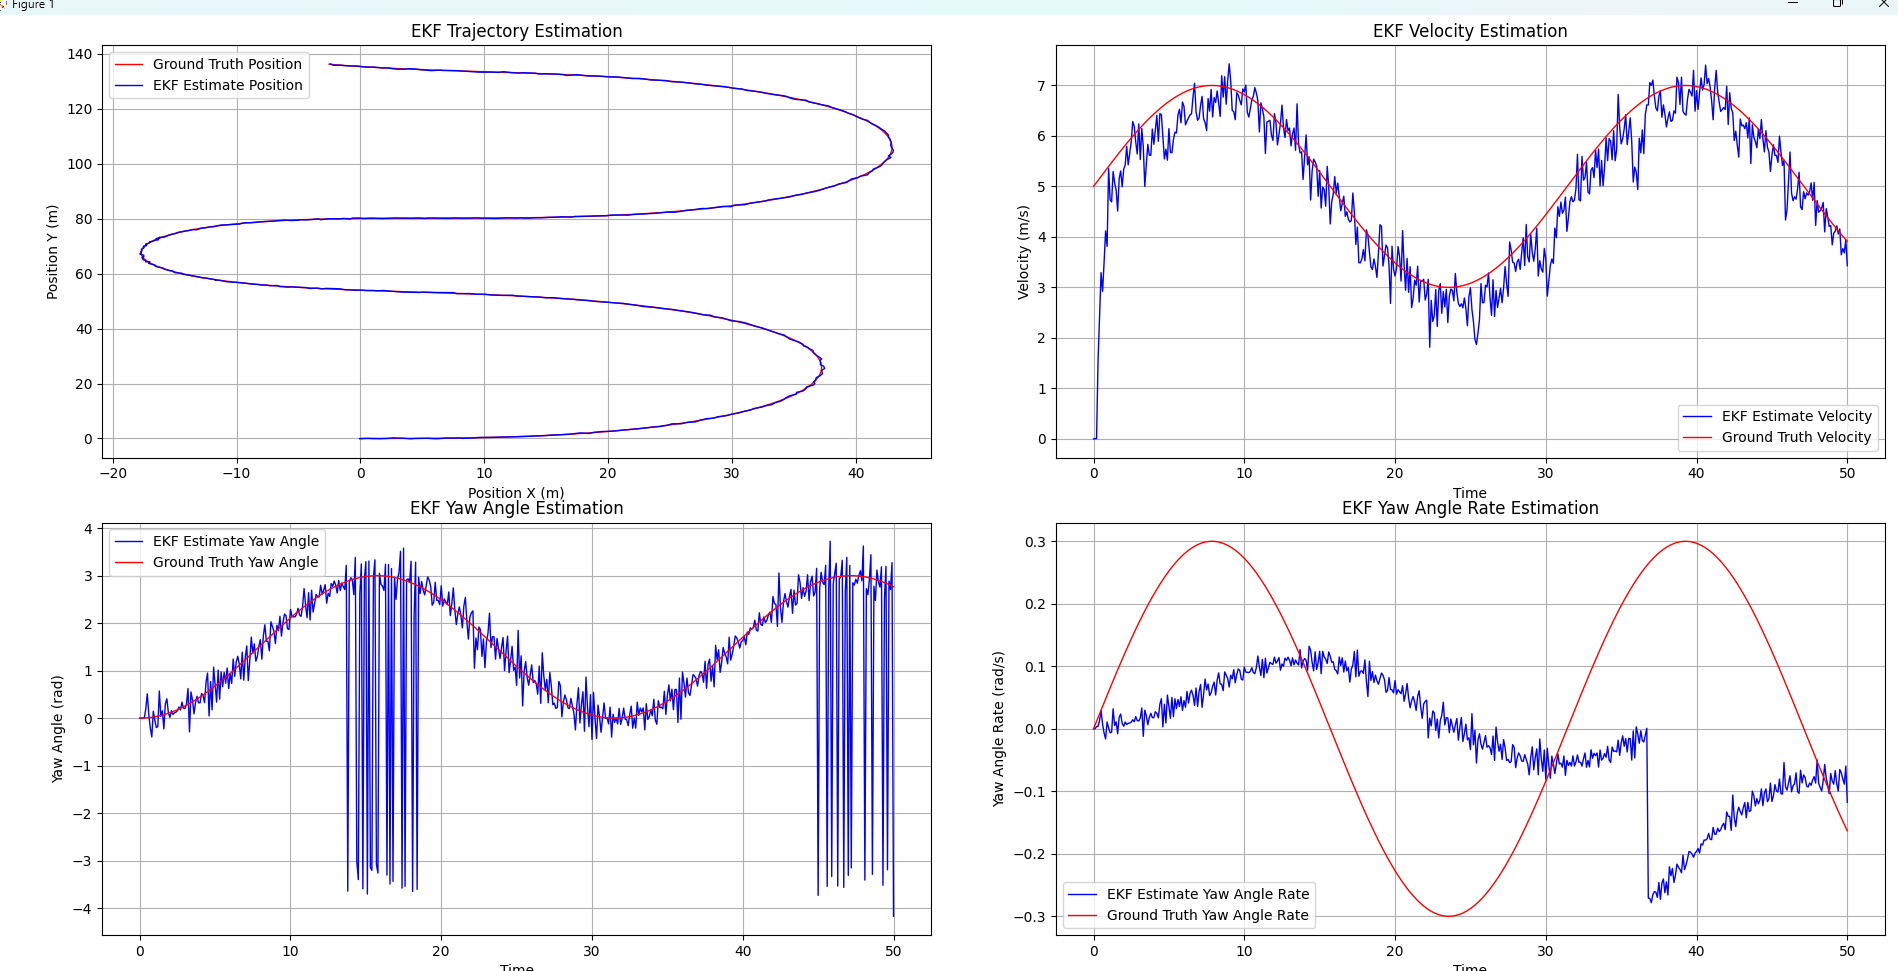

This figure's Python source:
import numpy as np
import matplotlib.pyplot as plt

# Function calculate process jacobian
def calculate_jacobian(x_t, dt):
    v = x_t[2]
    yaw = x_t[3]
    yaw_rate = x_t[4]
    
    if abs(yaw_rate) > 1e-3:  # Non-zero yaw rate
        S = -np.sin(yaw) + np.sin(yaw + yaw_rate * dt)
        C = np.cos(yaw) - np.cos(yaw + yaw_rate * dt)
        F = (v * dt / yaw_rate) * np.cos(yaw + yaw_rate * dt) - (v / yaw_rate**2) * S
        G = (v * dt / yaw_rate) * np.sin(yaw + yaw_rate * dt) - (v / yaw_rate**2) * C
    else:  # Zero yaw rate (straight-line motion)
        S = 0  # S becomes 0
        C = 0  # C becomes 0
        F = v * dt * np.cos(yaw)  # Simplified term
        G = v * dt * np.sin(yaw)  # Simplified term
    
    # Construct the Jacobian matrix
    G_t_plus_1 = np.array([
        [1, 0, S / (yaw_rate if abs(yaw_rate) > 1e-3 else 1), -v * C / (yaw_rate if abs(yaw_rate) > 1e-3 else 1), F],
        [0, 1, C / (yaw_rate if abs(yaw_rate) > 1e-3 else 1),  v * S / (yaw_rate if abs(yaw_rate) > 1e-3 else 1), G],
        [0, 0, 1,            0,                0],
        [0, 0, 0,            1,                dt],
        [0, 0, 0,            0,                1]
    ])
    
    return G_t_plus_1


# Function calculate radar measurement jacobian 
def radar_jacobian(x_t_plus_1_pred):
    px = x_t_plus_1_pred[0]
    py = x_t_plus_1_pred[1]
    v = x_t_plus_1_pred[2]
    yaw = x_t_plus_1_pred[3]

    P = np.sqrt(px**2 + py**2)
    if P < 1e-3:  # Avoid division by zero
        raise ValueError("Range is too small to compute the Jacobian.")
    
    P1 = py * np.cos(yaw) - px * np.sin(yaw)
    P2 = px * np.cos(yaw) + py * np.sin(yaw)

    # Construct the Jacobian matrix
    H_t_plus_1_radar = np.array([
        [px / P, py / P, 0, 0, 0],
        [-py / P**2, px / P**2, 0, 0, 0],
        [(py * v * P1) / P, -(px * v * P1) / P, P2 / P, v * P1 / P, 0]
    ])

    return H_t_plus_1_radar


# Time settings
dt = 0.1  # Time step (s)
t = np.arange(0, 50 + dt, dt)  # Simulation duration

# Ground truth values for velocity and yaw rate(Constant)
v = 5 + 2 * np.sin(0.2 * t)  # Velocity varying as a sine wave
yaw_rate_t = 0.3 * np.sin(0.2 * t)

# Initialize arrays for states variables 
px_gt = np.zeros_like(t)  # Position X
py_gt = np.zeros_like(t)  # Position Y
yaw_gt = np.zeros_like(t)  # Yaw angle

# Ground truth state variable at each time step
for k in range(0, len(t)-1):
    if abs(yaw_rate_t[k]) > 1e-3:  # If yaw rate is non-zero
        px_gt[k + 1] = px_gt[k] + (v[k] / yaw_rate_t[k]) * (np.sin(yaw_gt[k] + yaw_rate_t[k] * dt) - np.sin(yaw_gt[k]))
        py_gt[k + 1] = py_gt[k] + (v[k] / yaw_rate_t[k]) * (-np.cos(yaw_gt[k] + yaw_rate_t[k] * dt) + np.cos(yaw_gt[k]))
    else:  # If yaw rate is zero
        px_gt[k + 1] = px_gt[k] + v[k] * np.cos(yaw_gt[k]) * dt
        py_gt[k + 1] = py_gt[k] + v[k] * np.sin(yaw_gt[k]) * dt

    yaw_gt[k+1] = yaw_gt[k] + yaw_rate_t[k] * dt 
    yaw_gt[k+1] = (yaw_gt[k+1] + np.pi) % (2 * np.pi) - np.pi

x_ground_truth = np.zeros((5, len(t)))
x_ground_truth[0, :] = px_gt  # Position X
x_ground_truth[1, :] = py_gt  # Position Y
x_ground_truth[2, :] = v      # Velocity (constant)
x_ground_truth[3, :] = yaw_gt  # Yaw angle
x_ground_truth[4, :] = yaw_rate_t  # Yaw rate (constant

# Process noise parameters 
sigma_a = 2.0  # Standard deviation of linear acceleration (m/s^2)
sigma_ax = 3.0  # Standard deviation of x-axis acceleration (m/s^2)
sigma_ay = 1.5  # Standard deviation of y-axis acceleration (m/s^2)
sigma_yawdd = 0.9  # Standard deviation of yaw acceleration (rad/s^2)
sigma_yawrate = 0.2  # Standard deviation of yaw rate (rad/s)


# Initialize process noise covariance matrix
dt2 = dt ** 2
dt3 = dt ** 3
dt4 = dt ** 4
R =  np.array([
        [dt4 / 4 * sigma_ax**2, 0, dt3 / 2 * sigma_a**2, 0, 0],
        [0, dt4 / 4 * sigma_ay**2, dt3 / 2 * sigma_ay**2, 0, 0],
        [dt3 / 2 * sigma_ax**2, dt3 / 2 * sigma_ay**2, dt2 * sigma_a**2, 0, 0],
        [0, 0, 0, dt2 * sigma_yawrate**2, 0],
        [0, 0, 0, 0, dt2 * sigma_yawdd**2]
    ])


# Sensor noise parameters
sigma_px = 0.1  # LiDAR position noise
sigma_py = 0.1 
sigma_rho = 0.05  # Radar range noise
sigma_phi = 0.1  # Radar angle noise
sigma_rho_dot = 0.05  # Radar range rate noise

# Initialize measurement noise covariance matrices for Lidar and Radar
Q_lidar = np.diag([sigma_px**2, sigma_py**2])  # LiDAR measurement noise
Q_radar = np.diag([sigma_rho**2, sigma_phi**2, sigma_rho_dot**2])  # Radar measurement noise


# Generate noisy sensor measurements for Lidar in each time step 
px_lidar = px_gt + np.random.randn(len(px_gt)) * sigma_px  
py_lidar = py_gt + np.random.randn(len(py_gt)) * sigma_py  

# Generate noisy sensor measurements for Radar in each time step
rho_radar = np.sqrt(px_gt**2 + py_gt**2) + np.random.randn(len(px_gt)) * sigma_rho
phi_radar = np.arctan2(py_gt, px_gt) + np.random.randn(len(px_gt)) * sigma_phi
rho_dot_radar = (px_gt * v * np.cos(yaw_gt) + py_gt * v * np.sin(yaw_gt)) / rho_radar + np.random.randn(len(px_gt)) * sigma_rho_dot

# Initial state and covariance
x_t = np.array([px_lidar[0], py_lidar[0], 0, 0, 0])  # Initial state /x_0
Sigma_t= np.eye(5)  # Initial covariance / Sigma_0
Sigma_t[0][0] = 1.0
Sigma_t[1][1] = 1.0
Sigma_t[2][2] = np.sqrt(1000)
Sigma_t[3][3] = np.sqrt(1000)
Sigma_t[4][4] = np.sqrt(1000)


# Storage for EKF results
x_estimates = np.zeros((5, len(t)))
x_estimates[:, 0] = x_t
# EKF Loop
for k in range(0, len(t)-1):
    x_t = x_estimates[:,k]
    Px_t = x_t[0]
    Py_t = x_t[1]
    v_t = x_t[2]
    yaw_t = x_t[3]
    yaw_rate_t = x_t[4]

    ##############Predition step 
    if abs(yaw_rate_t) > 1e-3:
        Px_t_plus_1_pred = Px_t + (v_t / yaw_rate_t) * (np.sin(yaw_t + yaw_rate_t * dt) - np.sin(yaw_t))
        Py_t_plus_1_pred = Py_t + (v_t / yaw_rate_t) * (-np.cos(yaw_t + yaw_rate_t * dt) + np.cos(yaw_t))
    else:
        Px_t_plus_1_pred = Px_t + v_t * np.cos(yaw_t) * dt
        Py_t_plus_1_pred = Py_t + v_t * np.sin(yaw_t) * dt
    v_t_plus_1_pred = v_t
    yaw_t_plus_1_pred = yaw_t + yaw_rate_t * dt
    yaw_t_plus_1_pred = (yaw_t_plus_1_pred + np.pi) % (2 * np.pi) - np.pi
    yaw_rate_t_plus_1_pred = yaw_rate_t
    x_t_plus_1_pred = np.array([Px_t_plus_1_pred, Py_t_plus_1_pred, v_t_plus_1_pred, yaw_t_plus_1_pred, yaw_rate_t_plus_1_pred])

    # Jacobian of the motion model at  x_t
    G_t_plus_1 = calculate_jacobian(x_t, dt )

    # Predict covariance
    Sigma_t_plus_1_pred = G_t_plus_1 @ Sigma_t @ G_t_plus_1.T + R

    ############# Update step

    z_t_plus_1_pred = np.array([Px_t_plus_1_pred, Py_t_plus_1_pred])
    #Jacobian for lidar measurment at x_t_plus_1_pred
    H_t_plus_1 = np.array([[1, 0, 0, 0, 0],
                      [0, 1, 0, 0, 0]])
    z_t_plus_1 = np.array([px_lidar[k+1], py_lidar[k+1]])
    Q = Q_lidar

    # Kalman gain
    S_t_plus_1 = H_t_plus_1 @ Sigma_t_plus_1_pred @ H_t_plus_1.T + Q
    K_t_plus_1 = Sigma_t_plus_1_pred @ H_t_plus_1.T @ np.linalg.inv(S_t_plus_1)

    # Update state and covariance
    x_t_plus_1 = x_t_plus_1_pred + K_t_plus_1 @ (z_t_plus_1 -z_t_plus_1_pred)
    Sigma_t_plus_1 = (np.eye(len(K_t_plus_1)) - K_t_plus_1 @ H_t_plus_1) @ Sigma_t_plus_1_pred
    # Store results
    x_estimates[:, k+1] = x_t_plus_1

# print(x_estimates.shape)

# Create a 2x2 grid of subplots
fig, axes = plt.subplots(2, 2, figsize=(12, 12))

# Plot 1: EKF Position Estimation
axes[0, 0].plot(x_ground_truth[0, :], x_ground_truth[1, :], label="Ground Truth Position", color="r",linewidth="1")
axes[0, 0].plot(x_estimates[0, :], x_estimates[1, :], label="EKF Estimate Position", color="b", linewidth="1")
axes[0, 0].set_xlabel("Position X (m)")
axes[0, 0].set_ylabel("Position Y (m)")
axes[0, 0].set_title("EKF Trajectory Estimation")
axes[0, 0].grid()
axes[0, 0].legend()

# Plot 2: EKF Velocity Estimation
axes[0, 1].plot(t, x_estimates[2, :], label="EKF Estimate Velocity", color="b", linewidth="1")
axes[0, 1].plot(t, x_ground_truth[2, :], label="Ground Truth Velocity", color="r", linewidth="1")
axes[0, 1].set_xlabel("Time")
axes[0, 1].set_ylabel("Velocity (m/s)")
axes[0, 1].set_title("EKF Velocity Estimation")
axes[0, 1].grid()
axes[0, 1].legend()

# Plot 3: EKF Yaw Angle Estimation
axes[1, 0].plot(t, x_estimates[3, :], label="EKF Estimate Yaw Angle", color="b", linewidth="1")
axes[1, 0].plot(t, x_ground_truth[3, :], label="Ground Truth Yaw Angle", color="r", linewidth="1")
axes[1, 0].set_xlabel("Time")
axes[1, 0].set_ylabel("Yaw Angle (rad)")
axes[1, 0].set_title("EKF Yaw Angle Estimation")
axes[1, 0].grid()
axes[1, 0].legend()

# # Plot 4: EKF Yaw Angle Rate Estimation
axes[1, 1].plot(t, x_estimates[4, :], label="EKF Estimate Yaw Angle Rate", color="b", linewidth="1")
axes[1, 1].plot(t, x_ground_truth[4, :], label="Ground Truth Yaw Angle Rate", color="r", linewidth="1")
axes[1, 1].set_xlabel("Time")
axes[1, 1].set_ylabel("Yaw Angle Rate (rad/s)")
axes[1, 1].set_title("EKF Yaw Angle Rate Estimation")
axes[1, 1].grid()
axes[1, 1].legend()
# Adjust layout for better spacing
plt.tight_layout()
plt.show()


# Compute RMSE 
rmse = np.sqrt(np.mean((x_estimates - x_ground_truth)**2, axis=1))
assert rmse.shape[0] == x_estimates.shape[0], "Mismatch in RMSE dimensions and state variables."
state_variables = ['px', 'py', 'v', 'yaw', 'yaw rate']  

print("Root Mean Square Error (RMSE):")
for i, state in enumerate(state_variables):
    print(f"{state}: {rmse[i]:.4f}")

 
